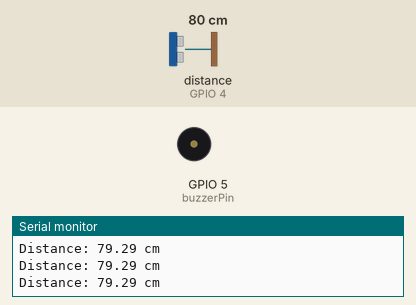
A sketch run on a simulated ESP32. Parts: buzzer (waves = sounding, pin HIGH), the last lines printed to the serial monitor. Wiring (inferred from the names in the program): ultrasonic range finder: trigger GPIO 2; echo GPIO 4. Inputs (shaded band) come from the test bench; at power-on: distance to the obstacle (sensor on GPIO 4) 80 cm. The echo pulse lasts 58.3 µs per cm; WiFi joins after 1.5 s; servers stay silent unless stated; pins used as bus, display or sensor lines are not drawn.

Above: at 3.2 s.
3.3 s: distance to the obstacle (sensor on GPIO 4) set to 23 cm
4.8 s: distance to the obstacle (sensor on GPIO 4) set to 18 cm
At 6.2 s:
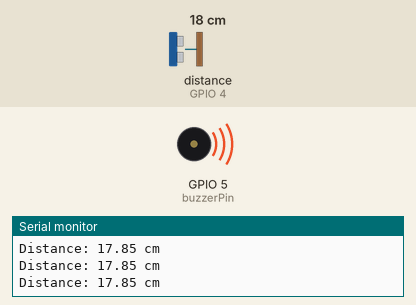
6.5 s: distance to the obstacle (sensor on GPIO 4) set to 35 cm
At 7.6 s:
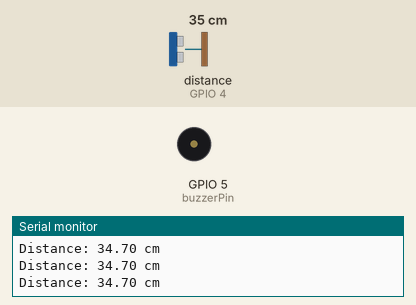
8.0 s: distance to the obstacle (sensor on GPIO 4) set to 2 cm
At 8.9 s:
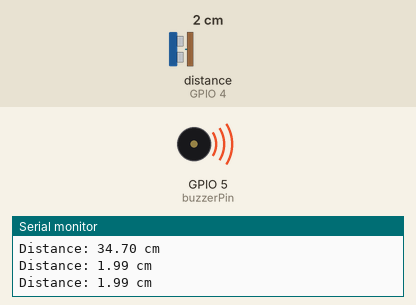
Timing chart, 0 to 10.5 s (numbered marks = the images above; inputs shaded):
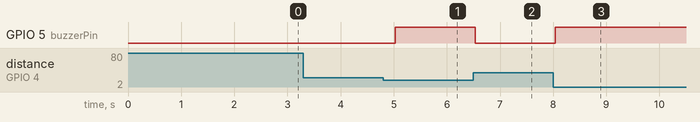

The sketch:

Ultrasonic.ino
```cpp
// const int trigPin = 2;
// const int echoPin = 4;
// const int buzzerPin = 5; // Replace 5 with the correct buzzer pin number
// const int ledPin = 2; // Replace 2 with the correct LED pin number

#include <WiFi.h>

// WiFi credentials
const char *ssid = "11111111";
const char *password = "11111111";

// Ultrasonic sensor pins
const int trigPin = 2;
const int echoPin = 4;

// Buzzer pin
const int buzzerPin = 5;

// Variables
long duration;
float distance;
WiFiServer server(80);

void setup()
{
  // Serial monitor
  Serial.begin(115200);

  // Ultrasonic sensor pins
  pinMode(trigPin, OUTPUT);
  pinMode(echoPin, INPUT);

  // Buzzer pin
  pinMode(buzzerPin, OUTPUT);

  // Connect to WiFi
  Serial.print("Connecting to WiFi");
  WiFi.begin(ssid, password);
  while (WiFi.status() != WL_CONNECTED)
  {
    delay(1000);
    Serial.print(".");
  }
  Serial.println("\nConnected to WiFi.");
  Serial.print("ESP32 IP Address: ");
  Serial.println(WiFi.localIP());

  // Start server
  server.begin();
}

void loop()
{
  // Measure distance
  digitalWrite(trigPin, LOW);
  delayMicroseconds(2);
  digitalWrite(trigPin, HIGH);
  delayMicroseconds(10);
  digitalWrite(trigPin, LOW);
  duration = pulseIn(echoPin, HIGH);
  distance = duration * 0.034 / 2;

  // Print to Serial Monitor
  Serial.print("Distance: ");
  Serial.print(distance);
  Serial.println(" cm");

  // Sound buzzer if object is detected within 20 cm
  if (distance <= 20.0)
  {
    digitalWrite(buzzerPin, HIGH);
  }
  else
  {
    digitalWrite(buzzerPin, LOW);
  }

  // Handle web server
  WiFiClient client = server.available();
  if (client)
  {
    Serial.println("New Client Connected!");
    String request = client.readStringUntil('\r');
    Serial.println(request);

    // HTTP Response
    client.println("HTTP/1.1 200 OK");
    client.println("Content-Type: text/html");
    client.println("Connection: close");
    client.println();
    client.println("<!DOCTYPE HTML>");
    client.println("<html>");
    client.println("<h1>ESP32 Ultrasonic Sensor</h1>");
    client.print("<p>Distance: ");
    client.print(distance);
    client.println(" cm</p>");
    if (distance <= 20.0)
    {
      client.println("<p><b>Alert! Object Detected.</b></p>");
    }
    client.println("</html>");
    delay(1);
    Serial.println("Client Disconnected.");
  }

  delay(500); // Adjust for smoother readings
}
```

Measured:
- the behaviour switches between 21 and 20 cm on distance to the obstacle (sensor on GPIO 4) (found by bisection; images 0 and 1)
- after the input at 4.8 s, GPIO 5 (buzzerPin): LOW → HIGH after 0.23 s
- after the input at 6.5 s, GPIO 5 (buzzerPin): HIGH → LOW at once
- after the input at 8.0 s, GPIO 5 (buzzerPin): LOW → HIGH at once
